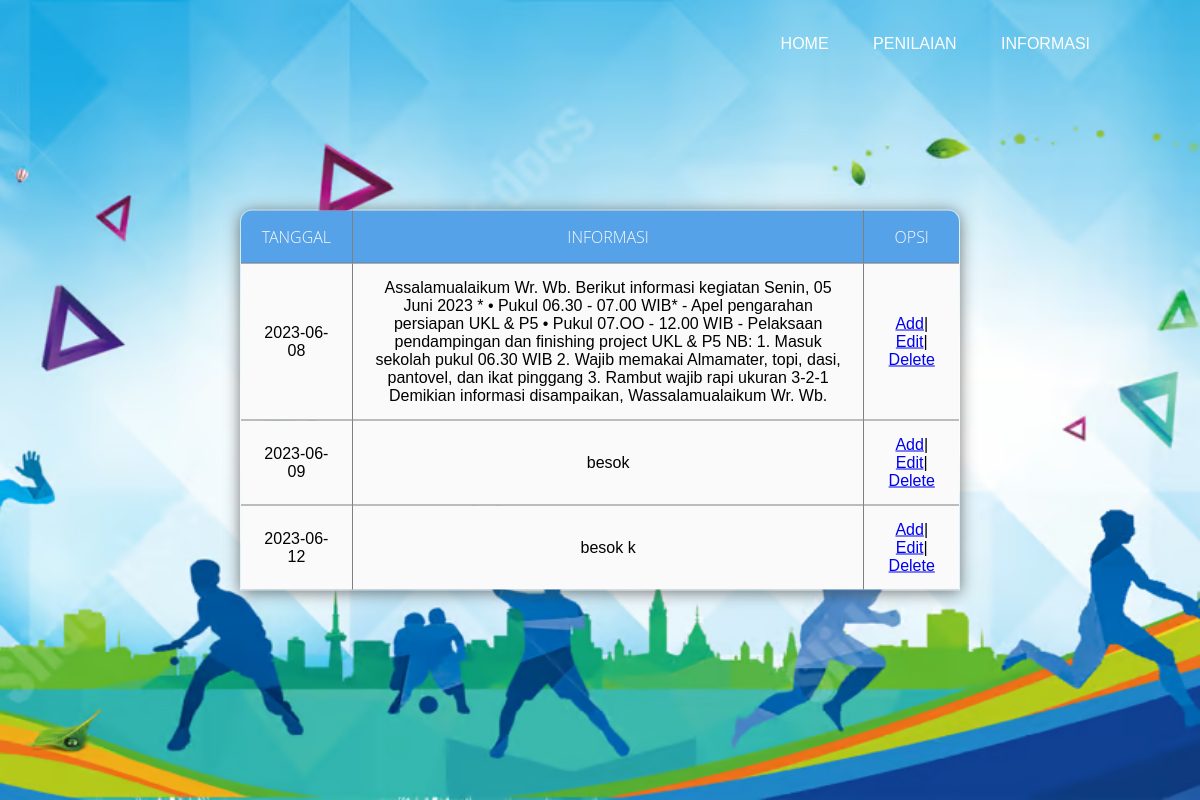
The app's page /adminkontak.php with its own data.
### tables this page shows
CREATE TABLE `kontak` (
  `id` int(11) NOT NULL,
  `tanggal` date NOT NULL,
  `isi` longtext NOT NULL
);

### adminkontak.php (the view, shortened to what this page needs)
<!DOCTYPE html>
<html>
    <head>
        <link rel="stylesheet" href="css3.css">
    </head>
    <body>
    </body>
         <div class="banner">
            <div class="navbar">
            <ul>
                <li><a href="#"><a href="uadmin.html">Home</a></li>
                <li><a href="#"><a href="tabel.php">Penilaian</a></li>
                <li><a href="#"><a href="adminkontak.php">Informasi</a></li>
             </ul>
            </div>
         </div>
    </html>
    <DOCTYPE! html>
    <head>
    <link rel="stylesheet" href="tabel.css">
    </head>
    <body>
        <table border="1" class="table">
            <tr>
                <th>tanggal</th>
                <th>informasi</th>
                <th>opsi</th>
            </tr>
<?php
    include "conn.php";
    $query_mysqli = mysqli_query($koneksi,"SELECT * FROM kontak")or die(mysqli_error());
    while($data = mysqli_fetch_array($query_mysqli)){
?>
    <tr>
        <td><?php echo $data['tanggal'] ?></td>
        <td><?php echo $data['isi']; ?></td>
        <td><a href='addinfo.php?id=<?php echo $data['id'];?>'>Add</a>|
        <a href='Editinfo.php?id=<?php echo $data['id'];?>'>Edit</a>|
        <a href='admindelete.php?id=<?php echo $data['id'];?>'>Delete</a></td>
    </tr>
   <?php } ?>
        </table>
    </body>
</html>

### css3.css (style rules this page uses)
* { font-family: sans-serif; }
.banner { width: 100%; height: 100vh; background-image:url(blue-halftone-memphis-background-with-yellow-lines-circles-shapes_1017-31954.avif); background-size: cover; background-position: center; }
.navbar { width: 85%; margin: auto; padding: 35px 0; display: flex; align-items: center; justify-content: space-between; }
.navbar ul li { list-style: none; display: inline-block; margin: 0 20px; position: relative; }
.navbar ul li a { text-decoration: none; color: #ffffff; text-transform: uppercase; }
.navbar ul li::after { content: ''; height: 3px; width: 0; background:#56a2e9;; position: absolute; left: 0; bottom: -10px; transition: 0.5s; }
* { margin:0; padding: 0; outline: 0; }
table { position: absolute; z-index: 2; left: 50%; top: 50%; transform: translate(-50%,-50%); width: 60%; border-collapse: collapse; border-spacing: 0; box-shadow: 0 2px 15px rgba(64,64,64,.7); border-radius: 12px 12px 0 0; overflow: hidden; }
td , th { padding: 15px 20px; text-align: center; }
th { background-color: #56a2e9; color: #fafafa; font-family: 'Open Sans',Sans-serif; font-weight: 200; text-transform: uppercase; }
tr { width: 100%; background-color: #fafafa; font-family: 'Montserrat', sans-serif; }

### tabel.css (style rules this page uses)
* { font-family: sans-serif; }
.banner { width: 100%; height: 100vh; background-image:url(blue-white-sky-silhouette-clouds-sports-powerpoint-background_cc5221739f__960_540.avif); background-size: cover; background-position: center; }
td , th { padding: 15px 20px; text-align: center; }
th { background-color: #56a2e9; color: #fafafa; font-weight: 200; }
tr { width: 100%; background-color: #fafafa; }

### records on screen
kontak: tanggal "2023-06-08", isi "Assalamualaikum Wr. Wb. Berikut informasi kegiatan Senin, 05 Juni 2023 * • Pukul 06.30 - 07.00 WIB* - Apel pengarahan persiapan UKL & P5 • Pukul 07.OO - 12.00 WIB - Pelaksaan pendampingan dan finishing project UKL & P5 NB: 1. Masuk sekolah pukul 06.30 WIB 2. Wajib memakai Almamater, topi, dasi, pantovel, dan ikat pinggang 3. Rambut wajib rapi ukuran 3-2-1 Demikian informasi disampaikan, Wassalamualaikum Wr. Wb."
kontak: tanggal "2023-06-09", isi "besok"
kontak: tanggal "2023-06-12", isi "besok k"
